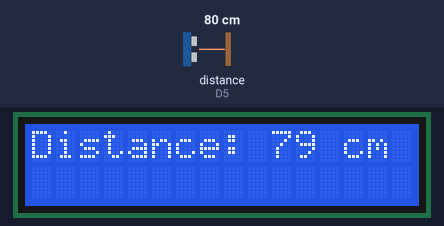
Recording of a program running on a simulated ESP8266 (Wemos D1 mini). Parts: 16×2 character LCD. Wiring (inferred from the names in the program): ultrasonic range finder: trigger D7; echo D5. The inputs (shaded band) are chosen by the test bench; at power-on: distance to the obstacle (sensor on D5) 80 cm. The echo pulse lasts 58.3 µs per cm.

Above: at 1.3 s.
1.4 s: distance to the obstacle (sensor on D5) set to 2 cm
At 2.6 s:
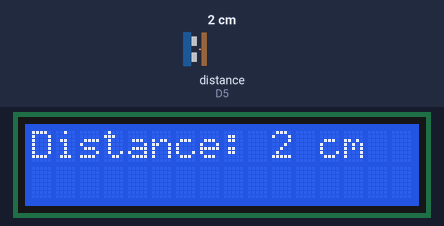
3.0 s: distance to the obstacle (sensor on D5) set to 4 cm
At 3.8 s:
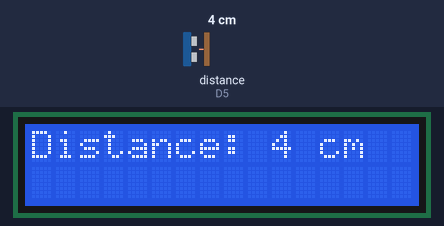
4.5 s: distance to the obstacle (sensor on D5) set to 9 cm
At 4.9 s:
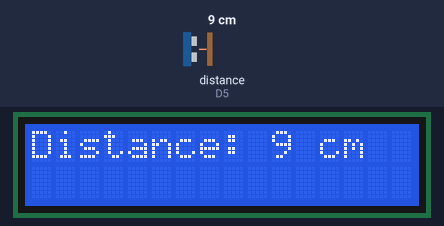
Timing chart, 0 to 7.5 s (numbered marks = the images above; inputs shaded):
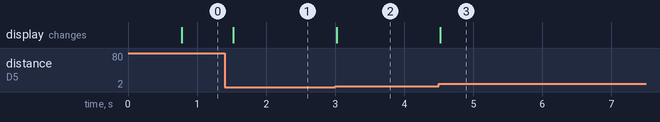

The program:

main.cpp
```cpp
#include <Arduino.h>
#include <LiquidCrystal_I2C.h>
#include <Wire.h>

LiquidCrystal_I2C display(0x27, 16, 2);

const float SOUND_SPEED = 0.0343;

const short trig_pin = 13;
const short echo_pin = 14;

unsigned long last_time = 0;

void setup()
{
  // На ESP8266 за замовчуванням Wire використовує SDA=SDA(D2), SCL=SCL(D1)
  // Ініціалізуємо I2C шину
  Wire.begin(D2, D1);

  // Ініціалізація дисплея
  display.init(); // Для деяких версій бібліотеки використовуйте lcd.init();

  // Вмикаємо підсвічування екрана
  display.backlight();

  // Очищаємо екран про всяк випадок
  display.clear();

  // Встановлюємо курсор на початок (0-й стовпчик, 0-й рядок)
  // display.setCursor(0, 0);
  // display.print("Hello, Wemos!"); // Виводимо текст у першому рядку

  // // Переносимо курсор на другий рядок (0-й стовпчик, 1-й рядок)
  // display.setCursor(0, 1);
  // display.print("ESP8266 I2C LCD");

  pinMode(trig_pin, OUTPUT); // Установлюємо trigPin як Вихід
  pinMode(echo_pin, INPUT);  // Установлюємо echoPin як Вхід
}

void loop()
{
  unsigned long cur_time = millis();
  if (cur_time - last_time >= 750)
  {
    last_time = cur_time;
    // Очищаємо trigPin перед початком імпульсу
    digitalWrite(trig_pin, LOW);
    delayMicroseconds(2);

    // Генеруємо ультразвуковий імпульс: подаємо HIGH на 10 мікросекунд
    digitalWrite(trig_pin, HIGH);
    delayMicroseconds(10);
    digitalWrite(trig_pin, LOW);

    long duration = pulseIn(echo_pin, HIGH);

    // Розраховуємо відстань: (час * швидкість звуку) ділимо на 2
    // Ділимо на 2, оскільки звук летить до об'єкта і назад
    short distanceCm = duration * SOUND_SPEED / 2;

    display.setCursor(0, 0);
    display.print("Distance:       "); // Пробіли затирають старі довгі числа
    display.setCursor(10, 0);          // Зміщуємо курсор туди, де мають бути цифри

    if (distanceCm > 0 && distanceCm < 400)
    {
      display.print(distanceCm);
      display.print(" cm");
    }
    else
    {
      display.print("Error"); // Якщо датчик поза зоною або не підключений
    }
  }
}
```

Measured:
- after the input at 1.4 s, the display: changes after 0.12 s (image 1)
- after the input at 3.0 s, the display: changes at once (image 2)
- after the input at 4.5 s, the display: changes at once (image 3)
